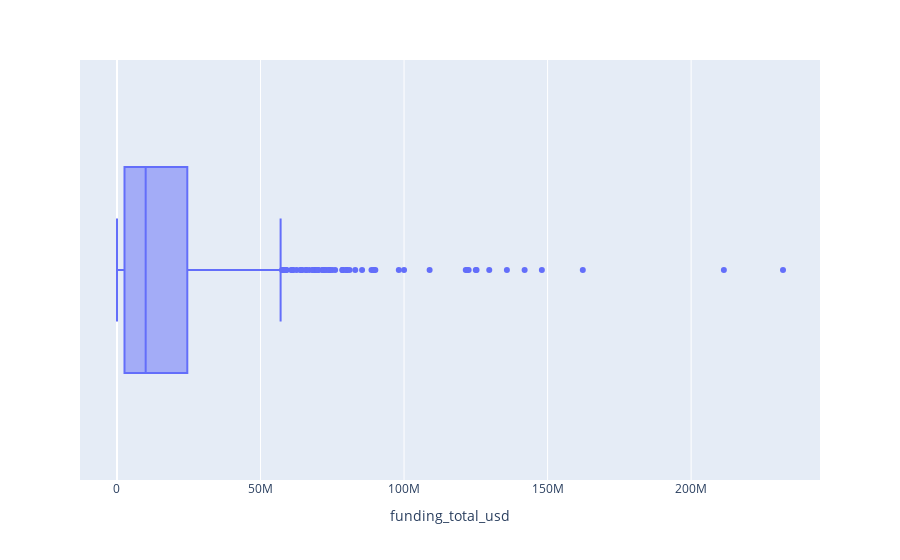

The cell this chart's notebook holds for it:
### Code cell
px.box(df,x='funding_total_usd')
px.histogram(df, x='funding_total_usd', title='Histogramme du Financement Total'))

### Figure 1 — Plotly figure (JSON) as saved in the notebook; plotly's stock layout.template omitted (floating-point values rounded to 4 significant figures; data arrays with more than 128 entries replaced by an {"elided": "..."} marker saying what was removed)
{"data": [{"alignmentgroup": "True", "hovertemplate": "funding_total_usd=%{x}<extra></extra>", "legendgroup": "", "marker": {"color": "#636efa"}, "name": "", "notched": false, "offsetgroup": "", "orientation": "h", "showlegend": false, "type": "box", "x": {"elided": "919 int values"}, "x0": " ", "xaxis": "x", "y0": " ", "yaxis": "y"}], "layout": {"boxmode": "group", "legend": {"tracegroupgap": 0}, "margin": {"t": 60}, "xaxis": {"anchor": "y", "domain": [0, 1], "title": {"text": "funding_total_usd"}}, "yaxis": {"anchor": "x", "domain": [0, 1]}}}
